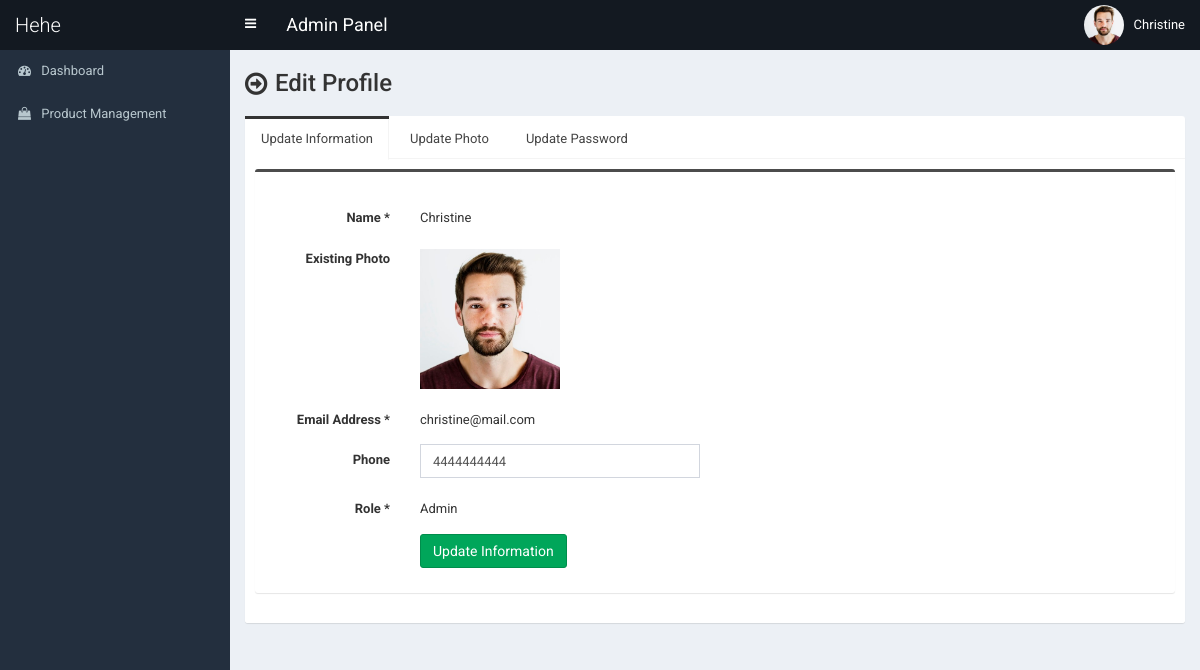
/admin/profile-edit.php (signed in), run on the app's committed database.
### tables this page shows
CREATE TABLE `tbl_user` (
  `id` int(10) NOT NULL,
  `full_name` varchar(100) NOT NULL,
  `email` varchar(255) NOT NULL,
  `phone` varchar(100) NOT NULL,
  `password` varchar(255) NOT NULL,
  `photo` varchar(255) NOT NULL,
  `role` varchar(30) NOT NULL,
  `status` varchar(10) NOT NULL
);

### admin/profile-edit.php (the view, shortened to what this page needs)
<?php require_once('header.php'); ?>
<section class="content-header">
	<div class="content-header-left">
		<h1>Edit Profile</h1>
	</div>
</section>
<?php
$statement = $pdo->prepare("SELECT * FROM tbl_user WHERE id=?");
$statement->execute(array($_SESSION['user']['id']));
$statement->rowCount();
$result = $statement->fetchAll(PDO::FETCH_ASSOC);
foreach ($result as $row) {
	$full_name = $row['full_name'];
	$email     = $row['email'];
	$phone     = $row['phone'];
	$photo     = $row['photo'];
	$role      = $row['role'];
}
?>
<section class="content">
	<div class="row">
		<div class="col-md-12">
				<div class="nav-tabs-custom">
					<ul class="nav nav-tabs">
						<li class="active"><a href="#tab_1" data-toggle="tab">Update Information</a></li>
						<li><a href="#tab_2" data-toggle="tab">Update Photo</a></li>
						<li><a href="#tab_3" data-toggle="tab">Update Password</a></li>
					</ul>
					<div class="tab-content">
          				<div class="tab-pane active" id="tab_1">
							<form class="form-horizontal" action="" method="post">
							<div class="box box-info">
								<div class="box-body">
									<div class="form-group">
										<label for="" class="col-sm-2 control-label">Name <span>*</span></label>
										<?php
										if($_SESSION['user']['role'] == 'Super Admin') {
											?>
												<div class="col-sm-4">
													<input type="text" class="form-control" name="full_name" value="<?php echo $full_name; ?>">
												</div>
											<?php
										} else {
											?>
												<div class="col-sm-4" style="padding-top:7px;">
													<?php echo $full_name; ?>
												</div>
											<?php
										}
										?>
									</div>
									<div class="form-group">
							            <label for="" class="col-sm-2 control-label">Existing Photo</label>
							            <div class="col-sm-6" style="padding-top:6px;">
							                <img src="../assets/uploads/<?php echo $photo; ?>" class="existing-photo" width="140">
							            </div>
							        </div>
									<div class="form-group">
										<label for="" class="col-sm-2 control-label">Email Address <span>*</span></label>
										<?php
										if($_SESSION['user']['role'] == 'Super Admin') {
											?>
												<div class="col-sm-4">
													<input type="email" class="form-control" name="email" value="<?php echo $email; ?>">
												</div>
											<?php
										} else {
											?>
											<div class="col-sm-4" style="padding-top:7px;">
												<?php echo $email; ?>
											</div>
											<?php
										}
										?>
									</div>
									<div class="form-group">
										<label for="" class="col-sm-2 control-label">Phone </label>
										<div class="col-sm-4">
											<input type="text" class="form-control" name="phone" value="<?php echo $phone; ?>">
										</div>
									</div>
									<div class="form-group">
										<label for="" class="col-sm-2 control-label">Role <span>*</span></label>
										<div class="col-sm-4" style="padding-top:7px;">
											<?php echo $role; ?>
										</div>
									</div>
									<div class="form-group">
										<label for="" class="col-sm-2 control-label"></label>
										<div class="col-sm-6">
											<button type="submit" class="btn btn-success pull-left" name="form1">Update Information</button>
										</div>
									</div>
								</div>
							</div>
							</form>
          				</div>
          			</div>
				</div>
		</div>
	</div>
</section>
<?php require_once('footer.php'); ?>

### admin/style.css (style rules this page uses)
body { font-size: 13px; font-family: "Roboto", sans-serif; }
.content-header > h1, .content-header .content-header-left h1 { font-family: "Roboto", sans-serif; }
.box-info { padding-top: 20px; }
.content-header { overflow: hidden; }
.content-header .content-header-left { float: left; padding-top: 5px; }
.content-header .content-header-left h1 { margin-top: 0; margin-bottom: 0; padding-left: 30px; padding-bottom: 5px; font-size: 24px; position: relative; }
.content-header .content-header-left h1:before { position: absolute; top: 0; left: 0; font-family: "FontAwesome", sans-serif; font-size: 26px; content: "\f18e"; }
img.existing-photo { max-width: 500px; }
.nav-tabs-custom > .nav-tabs > li.active { border-top-color: #333333; }
.box.box-info { border-top-color: #4c4c4c; }
input, textarea, select { font-size: 13px !important; }

### data on the page
tbl_user: full_name "Christine", photo (picture), email "christine@mail.com", phone "4444444444", role "Admin"

### other printed values
$_SESSION['user']['full_name'] "Christine"
